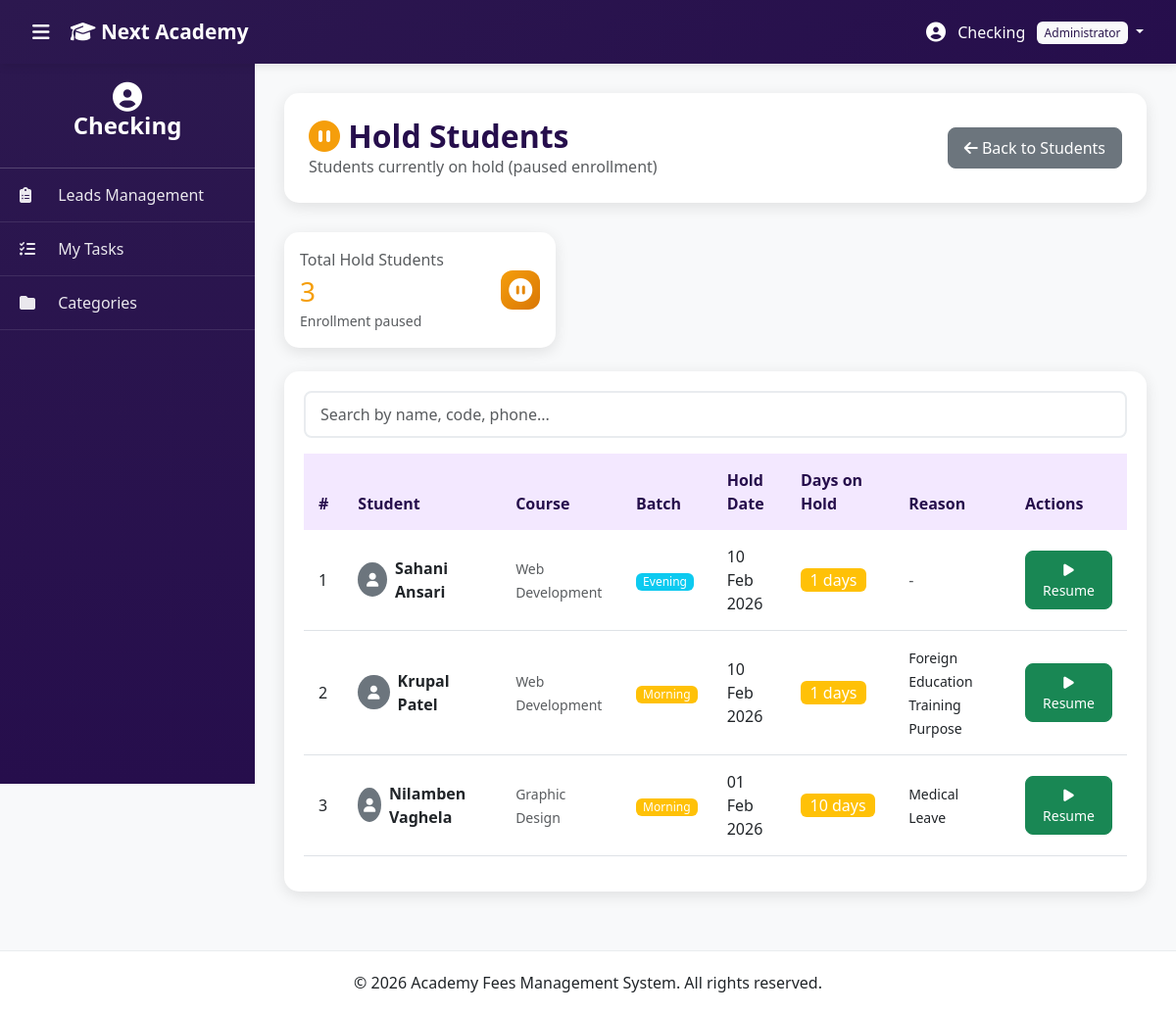
The page /admin/hold_students.php (signed in) on the database its author committed.
### tables this page shows
CREATE TABLE `students` (
  `id` int(11) NOT NULL,
  `inquiry_id` int(11) DEFAULT NULL,
  `student_code` varchar(20) NOT NULL,
  `full_name` varchar(100) NOT NULL,
  `email` varchar(100) DEFAULT NULL,
  `phone` varchar(20) NOT NULL,
  `address` text DEFAULT NULL,
  `birthdate` date DEFAULT NULL,
  `photo` varchar(255) DEFAULT NULL,
  `category_id` int(11) NOT NULL,
  `course_id` int(11) NOT NULL,
  `duration_months` int(11) NOT NULL,
  `batch` enum('Morning','Evening') DEFAULT 'Morning',
  `total_fees` decimal(10,2) NOT NULL,
  `enrollment_date` date NOT NULL,
  `monthly_due_day` tinyint(4) DEFAULT NULL,
  `completion_date` date DEFAULT NULL,
  `status` enum('Active','Hold','Completed','Dropped','Deleted') DEFAULT 'Active',
  `hold_start_date` date DEFAULT NULL,
  `hold_reason` text DEFAULT NULL,
  `resume_date` date DEFAULT NULL,
  `total_hold_days` int(11) DEFAULT 0,
  `username` varchar(50) DEFAULT NULL,
  `password` varchar(255) DEFAULT NULL,
  `login_enabled` tinyint(1) DEFAULT 0,
  `last_login` timestamp NULL DEFAULT NULL,
  `portal_last_login` timestamp NULL DEFAULT NULL,
  `created_at` timestamp NULL DEFAULT current_timestamp(),
  `updated_at` timestamp NULL DEFAULT current_timestamp() ON UPDATE current_timestamp()
);

CREATE TABLE `categories` (
  `id` int(11) NOT NULL,
  `name` varchar(100) NOT NULL,
  `description` text DEFAULT NULL,
  `status` enum('Active','Inactive') DEFAULT 'Active',
  `created_at` timestamp NULL DEFAULT current_timestamp(),
  `updated_at` timestamp NULL DEFAULT current_timestamp() ON UPDATE current_timestamp()
);

### admin/hold_students.php (the view, shortened to what this page needs)
<?php
include 'includes/header.php';
$hold_students = $conn->query("
    SELECT
        s.id,
        s.student_code,
        s.full_name,
        s.phone,
        s.photo,
        s.hold_start_date,
        s.hold_reason,
        s.total_hold_days,
        c.name as course_name,
        cat.name as category_name,
        s.batch,
        DATEDIFF(CURDATE(), s.hold_start_date) as current_hold_days
    FROM students s
    JOIN courses c ON s.course_id = c.id
    JOIN categories cat ON s.category_id = cat.id
    WHERE s.status = 'Hold'
    ORDER BY s.hold_start_date DESC
");
$total_hold = $hold_students->num_rows;
?>
<div class="page-header d-flex justify-content-between align-items-center">
    <div>
        <h2><i class="fas fa-pause-circle text-warning"></i> Hold Students</h2>
        <p class="text-muted mb-0">Students currently on hold (paused enrollment)</p>
    </div>
    <a href="students.php" class="btn btn-secondary">
        <i class="fas fa-arrow-left"></i> Back to Students
    </a>
</div>
<div class="row g-4 mb-4">
    <div class="col-md-4">
        <div class="card dashboard-card">
            <div class="card-body">
                <div class="d-flex justify-content-between align-items-center">
                    <div>
                        <p class="text-muted mb-1">Total Hold Students</p>
                        <h3 class="mb-0 text-warning"><?php echo $total_hold; ?></h3>
                        <small class="text-muted">Enrollment paused</small>
                    </div>
                    <div class="card-icon icon-warning">
                        <i class="fas fa-pause-circle"></i>
                    </div>
                </div>
            </div>
        </div>
    </div>
</div>
<?php if ($total_hold > 0): ?>
<div class="table-card">
    <div class="mb-3">
        <input type="text" class="form-control" id="searchStudent" placeholder="Search by name, code, phone...">
    </div>
    <div class="table-responsive">
        <table class="table table-hover" id="holdStudentsTable">
            <thead class="table-warning">
                <tr>
                    <th>#</th>
                    <th>Student</th>
                    <th>Course</th>
                    <th>Batch</th>
                    <th>Hold Date</th>
                    <th>Days on Hold</th>
                    <th>Reason</th>
                    <th>Actions</th>
                </tr>
            </thead>
            <tbody>
                <?php
                $sno = 1;
                while ($student = $hold_students->fetch_assoc()):
                    $has_photo = !empty($student['photo']) && file_exists($student['photo']);
                ?>
                <tr data-student-code="<?php echo htmlspecialchars($student['student_code']); ?>">
                    <td><?php echo $sno++; ?></td>
                    <td>
                        <div class="d-flex align-items-center">
                            <?php if ($has_photo): ?>
                                <img src="<?php echo htmlspecialchars($student['photo']); ?>"
                                     class="rounded-circle me-2"
                                     style="width: 35px; height: 35px; object-fit: cover;">
                            <?php else: ?>
                                <div class="bg-secondary text-white rounded-circle me-2 d-flex align-items-center justify-content-center"
                                     style="width: 35px; height: 35px; font-size: 14px;">
                                    <i class="fas fa-user"></i>
                                </div>
                            <?php endif; ?>
                            <div>
                                <strong><?php echo htmlspecialchars($student['full_name']); ?></strong>
                            </div>
                        </div>
                    </td>
                    <td>
                        <small class="text-muted"><?php echo htmlspecialchars($student['category_name']); ?></small>
                    </td>
                    <td>
                        <span class="badge <?php echo $student['batch'] === 'Morning' ? 'bg-warning' : 'bg-info'; ?>">
                            <?php echo $student['batch']; ?>
                        </span>
                    </td>
                    <td><?php echo date('d M Y', strtotime($student['hold_start_date'])); ?></td>
                    <td>
                        <span class="badge bg-warning fs-6">
                            <?php echo $student['current_hold_days']; ?> days
                        </span>
                    </td>
                    <td>
                        <?php if ($student['hold_reason']): ?>
                            <small><?php echo htmlspecialchars($student['hold_reason']); ?></small>
                        <?php else: ?>
                            <span class="text-muted">-</span>
                        <?php endif; ?>
                    </td>
                    <td>
                        <div class="btn-group btn-group-sm">
                            <button class="btn btn-success"
                                    onclick="resumeStudent(<?php echo $student['id']; ?>, '<?php echo htmlspecialchars($student['full_name']); ?>')"
                                    title="Resume Student">
                                <i class="fas fa-play"></i> Resume
                            </button>
                        </div>
                    </td>
                </tr>
                <?php endwhile; ?>
            </tbody>
        </table>
    </div>
</div>
<?php else: ?>
<div class="alert alert-success">
    <i class="fas fa-check-circle"></i> No students currently on hold.
</div>
<?php endif; ?>
<?php include 'includes/footer.php'; ?>

### admin/assets/css/style.css (style rules this page uses)
:root { --purple-primary: #2c184f; --purple-dark: #260e4c; --purple-light: #8e73e0; --purple-lighter: #d6b8f5; --purple-extra-light: #f3e8ff; --sidebar-width: 260px; --navbar-height: 65px; }
* { margin: 0; padding: 0; box-sizing: border-box; }
body { font-family: 'Segoe UI', Tahoma, Geneva, Verdana, sans-serif; background: #f8f9fa; overflow-x: hidden; }
.dashboard-card { border-radius: 15px; border: none; box-shadow: 0 4px 15px rgba(0, 0, 0, 0.1); transition: transform 0.3s, box-shadow 0.3s; overflow: hidden; }
.card-icon { width: 40px; height: 40px; border-radius: 12px; display: flex; align-items: center; justify-content: center; font-size: 24px; color: white; }
.icon-warning { background: linear-gradient(135deg, #f59e0b, #d97706); }
.table-card { background: white; border-radius: 15px; padding: 20px; box-shadow: 0 4px 15px rgba(0, 0, 0, 0.1); }
.table thead th { background: var(--purple-extra-light); color: var(--purple-dark); font-weight: 600; border: none; padding: 15px; }
.table tbody td { padding: 15px; vertical-align: middle; }
.btn { border-radius: 8px; padding: 8px 16px; font-weight: 500; transition: all 0.3s; }
.badge { padding: 6px 12px; font-weight: 500; border-radius: 6px; }
.form-control, .form-select { border: 2px solid #e9ecef; border-radius: 8px; padding: 10px 15px; transition: all 0.3s; }
.page-header { background: white; border-radius: 15px; padding: 25px; margin-bottom: 30px; box-shadow: 0 4px 15px rgba(0, 0, 0, 0.1); }
.page-header h2 { color: var(--purple-dark); margin: 0; font-weight: 600; }
body { overflow-x: hidden; }
.badge { font-size: 0.75rem; padding: 0.25em 0.6em; }
.badge { font-weight: 500; }
.text-warning { color: #f59e0b !important; }

### rows shown on the page
students: full_name "Sahani Ansari", category.name "Web Development", batch "Evening", hold_start_date "10 Feb 2026", current_hold_days "1"
students: full_name "Krupal Patel", category.name "Web Development", batch "Morning", hold_start_date "10 Feb 2026", current_hold_days "1", hold_reason "Foreign Education Training Purpose"
students: full_name "Nilamben Vaghela", category.name "Graphic Design", batch "Morning", hold_start_date "01 Feb 2026", current_hold_days "10", hold_reason "Medical Leave"

### other values the page prints
$admin['name'] "Checking"
$admin['role'] "Administrator"
$total_hold "3"
